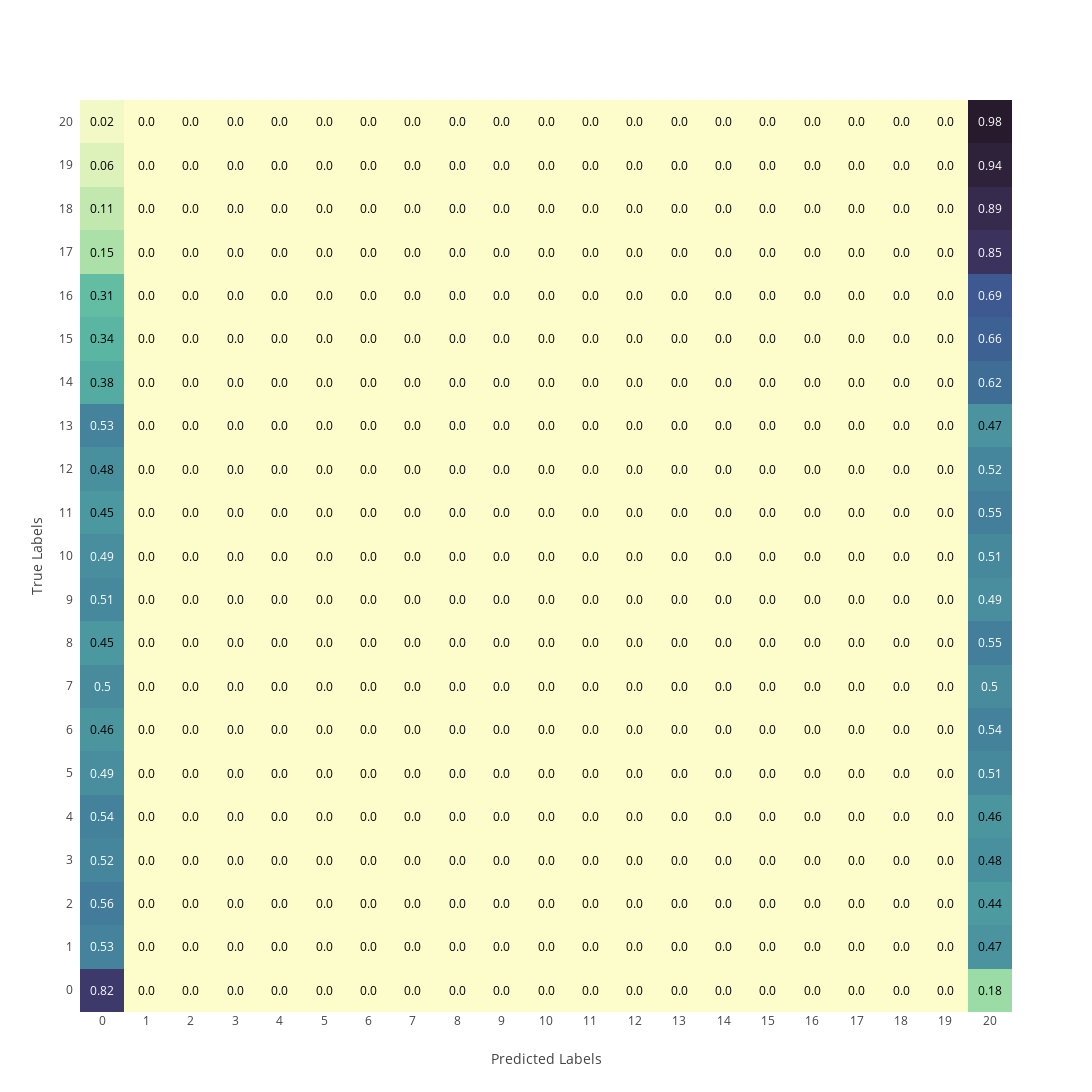

This figure's notebook cell:
### Code cell
fig = ff.create_annotated_heatmap(z, x = x, y = y, annotation_text = z, colorscale = 'deep')
fig.update_layout(width = 1600, height = 1600, xaxis_showgrid = False, yaxis_showgrid = False, template = 'none')
fig.update_layout(title = {'text': "",
                           'y':0.95,
                           'x':0.47,
                           'xanchor': 'center',
                           'yanchor': 'top'}, 
                  xaxis_title = 'Predicted Labels',
                  yaxis_title = 'True Labels')
fig['layout']['xaxis']['side'] = 'bottom'

fig.show()
